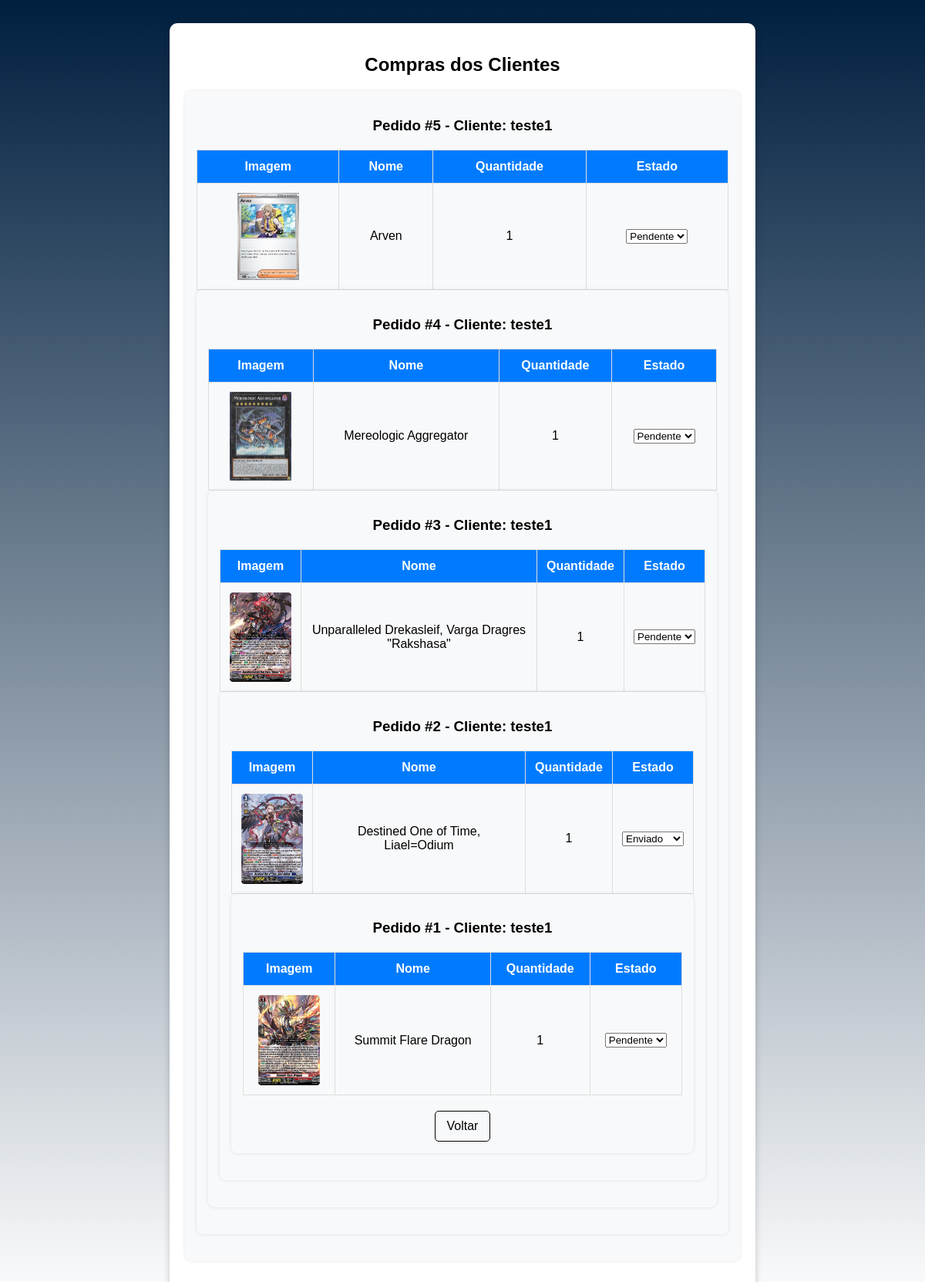
/visualizar-pedidos.php, run on the app's committed database.
### tables this page shows
CREATE TABLE `compra` (
  `id_compra` int NOT NULL,
  `id_user` int NOT NULL,
  `id_carta` int NOT NULL,
  `quantidade` int DEFAULT '1',
  `estado` enum('Pendente','Enviado','Entregue') DEFAULT 'Pendente'
);

CREATE TABLE `users` (
  `user_id` int NOT NULL,
  `user_name` varchar(100) NOT NULL,
  `password` varchar(255) NOT NULL,
  `email` varchar(100) NOT NULL,
  `telemovel` varchar(15) DEFAULT NULL,
  `morada` varchar(255) DEFAULT NULL,
  `role` tinyint(1) DEFAULT '0'
);

CREATE TABLE `cartas` (
  `id` int NOT NULL,
  `nome` varchar(100) NOT NULL,
  `box_set` varchar(50) DEFAULT NULL,
  `preco` decimal(10,2) NOT NULL,
  `imagem` varchar(255) NOT NULL,
  `quantidade` int DEFAULT '10',
  `jogo` enum('Vanguard','Pokemon','Yugioh') NOT NULL
);

### visualizar-pedidos.php (the view, shortened to what this page needs)
<?php
require_once('db_connect.php');
$sql = "SELECT compra.id_compra, compra.id_user, users.user_name AS nome_user,
               compra.id_carta, cartas.nome AS nome_carta, cartas.imagem, compra.quantidade, compra.estado
        FROM compra
        JOIN users ON compra.id_user = users.user_id
        JOIN cartas ON compra.id_carta = cartas.id
        ORDER BY compra.id_compra DESC";
$stmt = $pdo->query($sql);
$compras = $stmt->fetchAll(PDO::FETCH_ASSOC);
?>
<!DOCTYPE html>
<html lang="pt">
<head>
    <link rel="stylesheet" href="static/visualizar-pedidos.css">
</head>
<body>
    <div class="wrapper">
        <div class="container">
            <h2>Compras dos Clientes</h2>
            <?php
            $ultimo_id_compra = null;
            foreach ($compras as $compra):
                if ($ultimo_id_compra !== $compra['id_compra']):
                    if ($ultimo_id_compra !== null): ?>
                        </tbody>
                        </table>
                    <?php endif; ?>
                    <div class="compra-box">
                        <h3>Pedido #<?= $compra['id_compra'] ?> - Cliente: <?= htmlspecialchars($compra['nome_user']) ?></h3>
                        <table>
                            <thead>
                                <tr>
                                    <th>Imagem</th>
                                    <th>Nome</th>
                                    <th>Quantidade</th>
                                    <th>Estado</th>
                                </tr>
                            </thead>
                            <tbody>
                <?php
                endif;
                ?>
                <tr>
                    <td><img src="<?= htmlspecialchars($compra['imagem']) ?>" alt="<?= htmlspecialchars($compra['nome_carta']) ?>"></td>
                    <td><?= htmlspecialchars($compra['nome_carta']) ?></td>
                    <td><?= $compra['quantidade'] ?></td>
                    <td>
                        <form action="visualizar-pedidos.php" method="POST">
                            <select name="update_estado" onchange="this.form.submit()">
                                <option value="Pendente" <?= $compra['estado'] == 'Pendente' ? 'selected' : '' ?>>Pendente</option>
                                <option value="Enviado" <?= $compra['estado'] == 'Enviado' ? 'selected' : '' ?>>Enviado</option>
                            </select>
                        </form>
                    </td>
                </tr>
            <?php
            $ultimo_id_compra = $compra['id_compra'];
            endforeach;
            ?>
            </tbody>
            </table>
            <button onclick="window.history.back();" class="btn-voltar">Voltar</button>
        </div>
    </div>
</body>
</html>

### static/visualizar-pedidos.css (style rules this page uses)
html { height: 100%; }
body { font-family: Arial, sans-serif; text-align: center; margin: 0; padding: 0; min-height: 100%; display: flex; flex-direction: column; background: linear-gradient(to bottom, #001F3F, #ffffff); }
.container { width: 60%; margin: 30px auto; background: white; padding: 20px; border-radius: 10px; box-shadow: 0px 0px 10px rgba(0, 0, 0, 0.2); flex-grow: 1; }
table { width: 100%; border-collapse: collapse; margin-top: 20px; }
th, td { padding: 12px; border: 1px solid #ddd; text-align: center; vertical-align: middle; }
th { background-color: #007bff; color: white; }
img { width: 80px; height: auto; display: block; margin: 0 auto; }
.compra-box { background: #f8f9fa; padding: 15px; border-radius: 8px; margin-bottom: 20px; box-shadow: 0 0 5px rgba(0, 0, 0, 0.1); }
.btn-voltar { background-color: transparent; color: black; padding: 10px 15px; border: 1px solid black; cursor: pointer; font-size: 16px; margin-top: 20px; border-radius: 5px; }

### data on the page
compra: id_compra "5", id_user.user_name "teste1", id_carta.imagem (picture), id_carta.nome "Arven", quantidade "1", update_estado "Pendente"
compra: id_compra "4", id_user.user_name "teste1", id_carta.imagem (picture), id_carta.nome "Mereologic Aggregator", quantidade "1", update_estado "Pendente"
compra: id_compra "3", id_user.user_name "teste1", id_carta.imagem (picture), id_carta.nome "Unparalleled Drekasleif, Varga Dragres \"Rakshasa\"", quantidade "1", update_estado "Pendente"
compra: id_compra "2", id_user.user_name "teste1", id_carta.imagem (picture), id_carta.nome "Destined One of Time, Liael=Odium", quantidade "1", update_estado "Enviado"
compra: id_compra "1", id_user.user_name "teste1", id_carta.imagem (picture), id_carta.nome "Summit Flare Dragon", quantidade "1", update_estado "Pendente"
